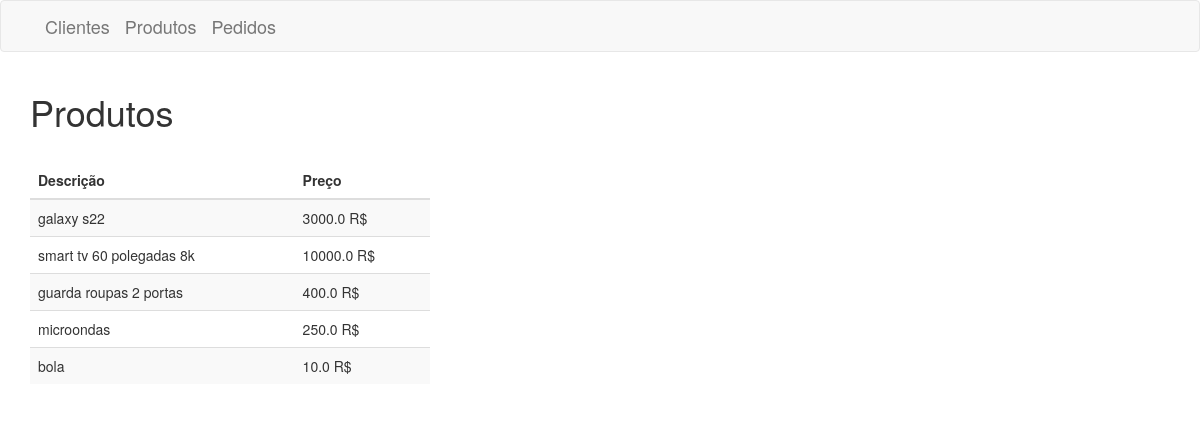
/produtos, run on the app's committed database.
### main/models.py (models this page shows, shortened)
class Produto(models.Model):
  titulo = models.CharField(max_length=300, null=False)
  preço = models.FloatField()

### main/views.py (the view)
# urls.py: path("produtos", views.produtos, name="produto"),
def produtos(request):
  produtos = Produto.objects.all()
  return render(request, "produtos.html", {"produtos": produtos})

### templates/produtos.html (shortened to what this page needs)
{% extends "base.html" %}
{% block main %}
<h1>Produtos</h1>
<table class="table table-striped" style="margin-top: 30px ; width: 400px;">
  <thead>
    <tr>
      <th scope="col">Descrição</th>
      <th scope="col">Preço</th>
    </tr>
  </thead>
  <tbody>
    {% for produto in produtos %}
      <tr>
        <td>{{produto.titulo}}</td>
        <td>{{produto.preço}} R$</td>
      </tr>
    {% endfor %}
  </tbody>
</table>
{% endblock %}

### data on the page
Produto: titulo "galaxy s22", preço "3000.0"
Produto: titulo "smart tv 60 polegadas 8k", preço "10000.0"
Produto: titulo "guarda roupas 2 portas", preço "400.0"
Produto: titulo "microondas", preço "250.0"
Produto: titulo "bola", preço "10.0"
